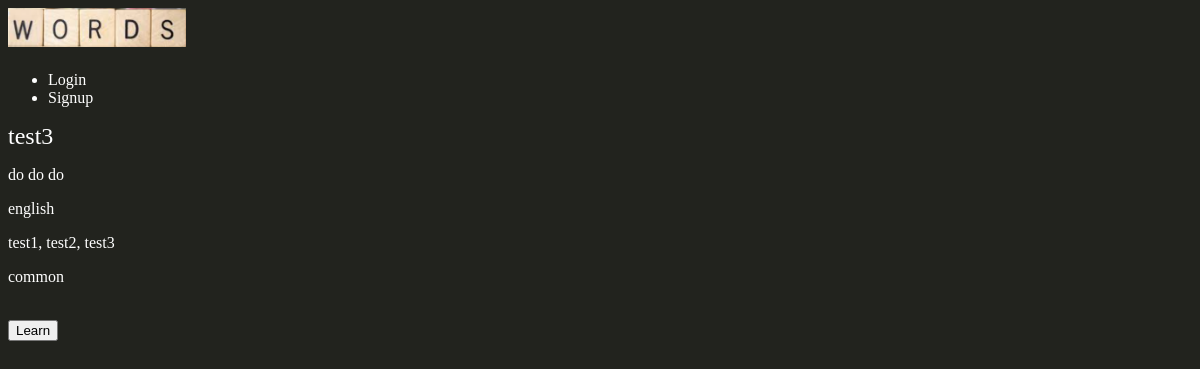
Page /words/test3/ on the committed database.
### words/models.py (models this page shows, shortened)
class Word(models.Model):
    WORD_TYPE = (
        ('academic', ('academic')),
        ('common', ('common')),
        ('slang', ('slang')),
    )
    word = models.CharField(max_length=30)
    definition = models.TextField()
    origins = models.CharField(max_length=30)
    context = models.TextField()
    word_type = models.CharField(max_length=10, choices=WORD_TYPE, default='common')
    slug = models.SlugField()
    thumb = models.ImageField(default='default.png', blank=True)

### words/views.py (the view)
# urls.py: url(r'^(?P<slug>[\w-]+)/$', views.word_detail, name="detail"),
def word_detail(request, slug):
    word = Word.objects.get(slug=slug)
    return render(request, "words/word_detail.html", {'word' : word})

### words/templates/words/word_detail.html (shortened to what this page needs)
{% extends 'base_layout.html' %}
{% block content %}
    <div class="word_detail">
        <div class="word">
            <h2>{{ word.word }}</h2>
            <p>{{ word.definition }}</p>
            <p>{{ word.origins }}</p>
            <p>{{ word.context }}</p>
            <p>{{ word.word_type }}</p>
        </div>
    </div>
    <form class="site-form" action="{% url 'words:learn' %}" method="post">
        <input type="submit" value="Learn">
    </form>
{% endblock %}

### assets/styling.css (style rules this page uses)
body { background-color: #22231e; background-image: url(stayPositive.png); background-position:right bottom; background-repeat: no-repeat; background-attachment: fixed; color: #fff; }
h1, h2, h3, h4, h5 { font-weight: normal; margin: 0; }

### rows in the picture
Word: word "test3", definition "do do do", origins "english", context "test1, test2, test3", word_type "common"
